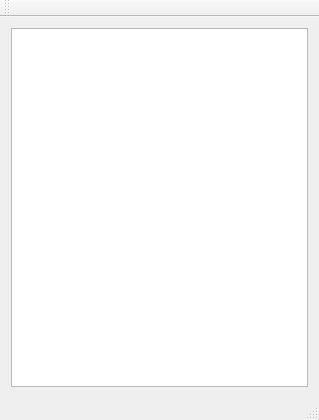
<?xml version="1.0" encoding="UTF-8"?>
<ui version="4.0">
 <class>Inventory</class>
 <widget class="QMainWindow" name="Inventory">
  <property name="geometry">
   <rect>
    <x>0</x>
    <y>0</y>
    <width>319</width>
    <height>420</height>
   </rect>
  </property>
  <property name="windowTitle">
   <string>Inventory</string>
  </property>
  <widget class="QWidget" name="centralWidget">
   <layout class="QVBoxLayout" name="verticalLayout">
    <item>
     <widget class="QListWidget" name="listWidget"/>
    </item>
   </layout>
  </widget>
  <widget class="QMenuBar" name="menuBar">
   <property name="geometry">
    <rect>
     <x>0</x>
     <y>0</y>
     <width>319</width>
     <height>21</height>
    </rect>
   </property>
  </widget>
  <widget class="QToolBar" name="mainToolBar">
   <attribute name="toolBarArea">
    <enum>TopToolBarArea</enum>
   </attribute>
   <attribute name="toolBarBreak">
    <bool>false</bool>
   </attribute>
  </widget>
  <widget class="QStatusBar" name="statusBar"/>
 </widget>
 <layoutdefault spacing="6" margin="11"/>
 <resources/>
 <connections/>
</ui>
